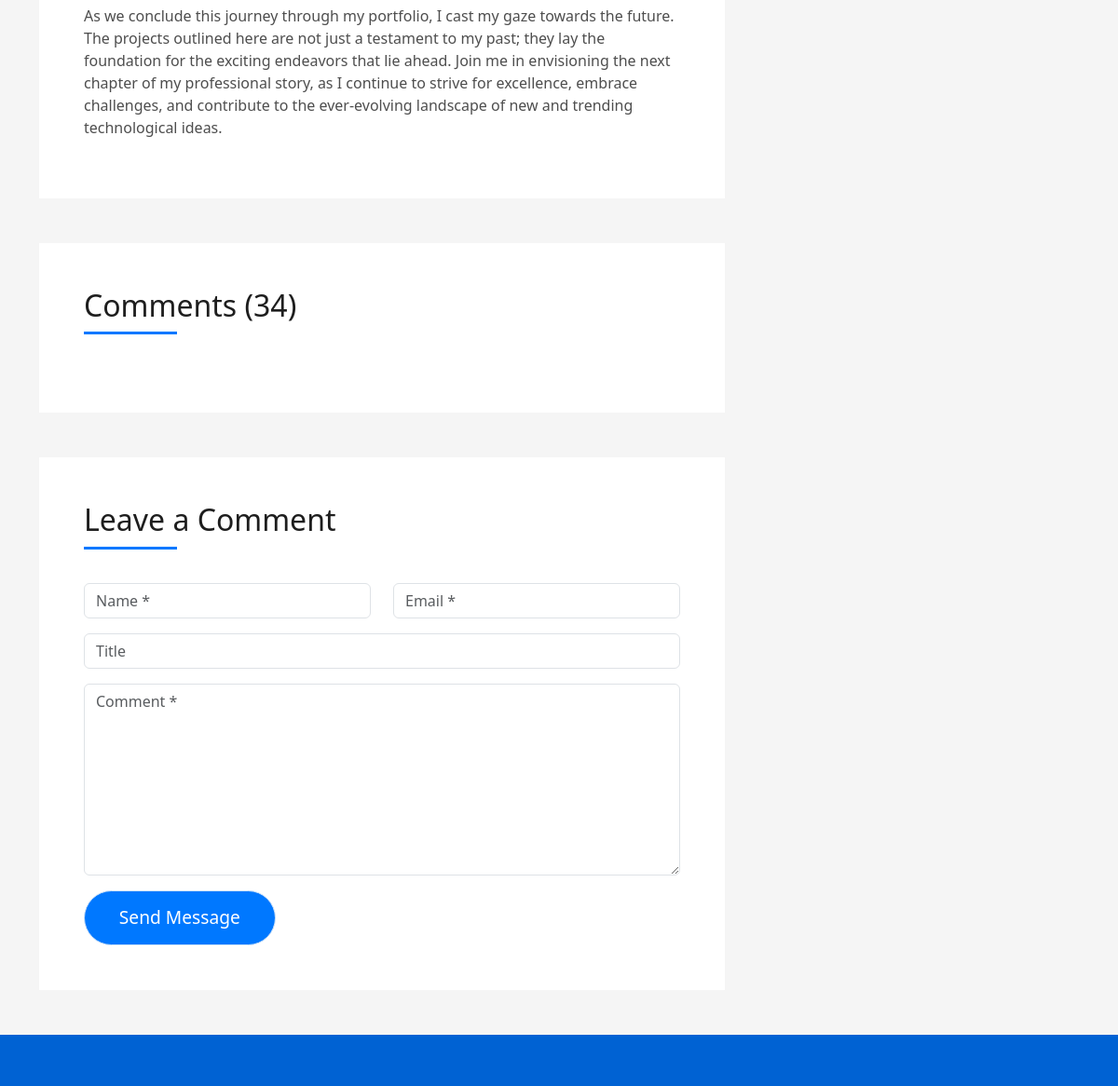
Page /blogsingle (lower part) on the earlier database version.
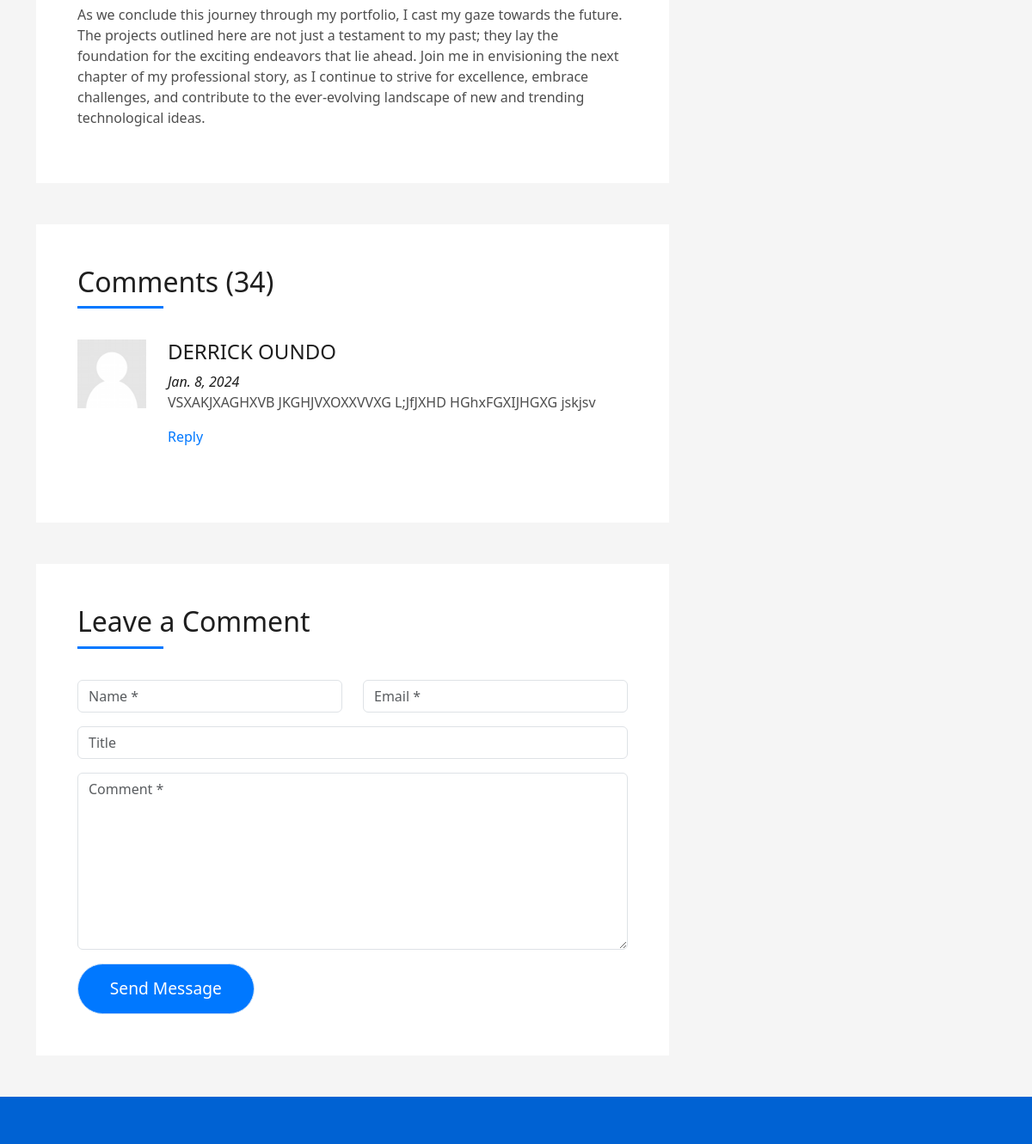
Same page on the later database version.
### resume/models.py (models this page shows, shortened)
class work_done_details(models.Model):
    Project_Photo1 = models.ImageField(upload_to="uploads/workdone", default="uploads/workdone/work.jpg")
    Project_Photo2 = models.ImageField(upload_to="uploads/workdone", default="uploads/workdone/work.jpg")
    Project_Photo3 = models.ImageField(upload_to="uploads/workdone", default="uploads/workdone/work.jpg")
    Project_Photo4 = models.ImageField(upload_to="uploads/workdone", default="uploads/workdone/work.jpg")
    Project_Photo5 = models.ImageField(upload_to="uploads/workdone", default="uploads/workdone/work.jpg")
    Project_Photo6 = models.ImageField(upload_to="uploads/workdone", default="uploads/workdone/work.jpg")

class feedback(models.Model):
    name = models.CharField(max_length=100, null=False, blank=False)
    email = models.EmailField()
    title = models.CharField(max_length=100, null=False, blank=False)
    comment = models.CharField(max_length=1000, null=False, blank=False)
    Photo = models.ImageField(upload_to="uploads/feedback", default="uploads/feedback/feedback.png")
    date = models.DateField(default=timezone.now())

### resume/views.py (the view)
# urls.py: path('blogsingle', views.blogsingle, name="blogsingle"),
def blogsingle(request):
    workdone = work_done_details.objects.all()
    reply = feedback.objects.all()
    return render(request, 'blog-single.html', {'workdone': workdone, 'reply':reply})

### resume/templates/blog-single.html (shortened to what this page needs)
{% extends 'layout.html' %}
{% load static %}
{% block body %}
  <main id="main">
{% for a in workdone %}
    <section class="blog-wrapper sect-pt4" id="blog">
      <div class="container">
        <div class="row">
          <div class="col-md-8">
            <div class="post-box">
              <div class="article-content">
                <p>
                  As we conclude this journey through my portfolio, I cast my gaze towards the future. The projects
                    outlined here are not just a testament to my past; they lay the foundation for the exciting
                    endeavors that lie ahead. Join me in envisioning the next chapter of my professional story, as I
                    continue to strive for excellence, embrace challenges, and contribute to the ever-evolving
                    landscape of new and trending technological ideas.
                </p>
              </div>
            </div>
            <div class="box-comments">
              <div class="title-box-2">
                <h4 class="title-comments title-left">Comments (34)</h4>
              </div>
                {% for j in reply %}
              <ul class="list-comments">
                <li>
                  <div class="comment-avatar">
                    <img src="{% static 'img/feedback.png' %}" alt="">
                  </div>
                  <div class="comment-details">
                    <h4 class="comment-author">{{ j.name }}</h4>
                    <span>{{ j.date }}</span>
                    <p>
                      {{ j.comment }}
                    </p>
                    <a href="3">Reply</a>
                  </div>
                </li>
              </ul>
                    {% endfor %}
            </div>
            <div class="form-comments">
              <div class="title-box-2">
                <h3 class="title-left">
                  Leave a Comment
                </h3>
              </div>
              <form class="form-mf" method="post" action="/feedbackdata" enctype="multipart/form-data">
                <div class="row">
                  <div class="col-md-6 mb-3">
                    <div class="form-group">
                      <input type="text" class="form-control input-mf" name="name" placeholder="Name *" required>
                    </div>
                  </div>
                  <div class="col-md-6 mb-3">
                    <div class="form-group">
                      <input type="email" class="form-control input-mf" name="email" placeholder="Email *" required>
                    </div>
                  </div>
                  <div class="col-md-12 mb-3">
                    <div class="form-group">
                      <input type="text" class="form-control input-mf" name="title" placeholder="Title">
                    </div>
                  </div>
                  <div class="col-md-12 mb-3">
                    <div class="form-group">
                      <textarea id="textMessage" class="form-control input-mf" placeholder="Comment *" name="comment" cols="45" rows="8" required></textarea>
                    </div>
                  </div>
                  <div class="col-md-12">
                    <button type="submit" class="button button-a button-big button-rouded">Send Message</button>
                  </div>
                </div>
              </form>
            </div>
          </div>
        </div>
      </div>
    </section>
  {% endfor %}
  </main>
  <footer>
    <div class="container">
      <div class="row">
        <div class="col-sm-12">
        </div>
      </div>
    </div>
  </footer>
</body>
</html>
{% endblock %}

### resume/templates/layout.html (shortened to what this page needs)
{% load static %}
<!DOCTYPE html>
<html lang="en">
<head>
  <link href="{% static 'vendor/bootstrap/css/bootstrap.min.css' %}" rel="stylesheet">
  <link href="{% static 'vendor/bootstrap-icons/bootstrap-icons.css' %}" rel="stylesheet">
  <link href="{% static 'vendor/glightbox/css/glightbox.min.css' %}" rel="stylesheet">
  <link href="{% static 'vendor/swiper/swiper-bundle.min.css' %}" rel="stylesheet">
  <link href="{% static 'css/style.css' %}" rel="stylesheet">
</head>
<body>
{% block body %}
{% endblock %}

### resume/static/css/style.css (style rules this page uses)
body { background-color: #f5f5f5; color: #4e4e4e; }
h1, h2, h3, h4, h5, h6 { color: #1e1e1e; }
a { color: #1e1e1e; text-decoration: none; transition: all 0.5s ease-in-out; }
.sect-pt4 { padding-top: 4rem; }
.title-box-2 { margin-bottom: 3rem; }
.title-left { font-size: 2rem; position: relative; }
.title-left:before { content: ""; position: absolute; height: 3px; background-color: #0078ff; width: 100px; bottom: -12px; }
.ul-resect, .widget-tags ul, .widget-sidebar .list-sidebar, .box-comments .list-comments, .blog-wrapper .post-meta ul, .list-ico, .socials ul { list-style: none; padding-left: 0; margin-bottom: 0; }
.button { display: inline-block; padding: 0.3rem 0.6rem; text-align: center; vertical-align: middle; -webkit-user-select: none; -moz-user-select: none; user-select: none; font-size: 1rem; border-radius: 0.3rem; border: 1px solid transparent; transition: all 500ms ease; cursor: pointer; }
.button-a { text-decoration: none; background-color: #0078ff; color: #fff; border-color: #cde1f8; }
.button-big { padding: 0.9rem 2.3rem; font-size: 1.2rem; }
.button-rouded { border-radius: 5rem; }
.post-box, .form-comments, .box-comments, .widget-sidebar { padding: 2rem; background-color: #fff; margin-bottom: 3rem; }
@media (min-width: 768px) { .post-box, .form-comments, .box-comments, .widget-sidebar { padding: 3rem; } }
.box-comments .list-comments li { padding-bottom: 40px; }
.box-comments .list-comments .comment-avatar { display: table-cell; vertical-align: top; }
.box-comments .list-comments .comment-avatar img { width: 80px; height: 80px; }
.box-comments .list-comments .comment-author { font-size: 1.3rem; }
@media (min-width: 768px) { .box-comments .list-comments .comment-author { font-size: 1.5rem; } }
.box-comments .list-comments .comment-details { display: table-cell; vertical-align: top; padding-left: 25px; }
.box-comments .list-comments a { color: #0078ff; }
.box-comments .list-comments span { color: #1e1e1e; font-style: italic; }
footer { text-align: center; color: #fff; padding: 25px 0; background: #0062d3; }

Differences in the rows shown:
added feedback: name "DERRICK OUNDO", date "Jan. 8, 2024", comment "VSXAKJXAGHXVB JKGHJVXOXXVVXG L;JfJXHD HGhxFGXIJHGXG jskjsv"
